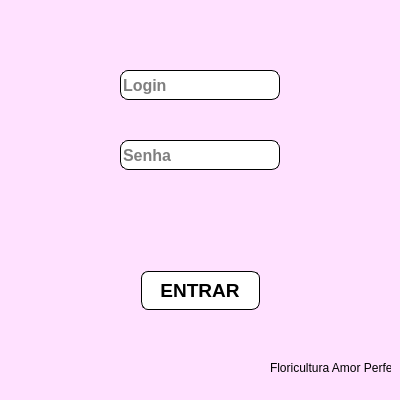
<?xml version="1.0" encoding="UTF-8"?>
<ui version="4.0">
 <class>Login</class>
 <widget class="QMainWindow" name="Login">
  <property name="geometry">
   <rect>
    <x>0</x>
    <y>0</y>
    <width>400</width>
    <height>400</height>
   </rect>
  </property>
  <property name="windowTitle">
   <string>MainWindow</string>
  </property>
  <property name="styleSheet">
   <string notr="true">background-color: rgb(255, 225, 255);</string>
  </property>
  <widget class="QWidget" name="centralwidget">
   <widget class="QPushButton" name="btnEntrar">
    <property name="geometry">
     <rect>
      <x>140</x>
      <y>270</y>
      <width>120</width>
      <height>40</height>
     </rect>
    </property>
    <property name="font">
     <font>
      <family>Arial</family>
      <pointsize>14</pointsize>
      <weight>75</weight>
      <bold>true</bold>
     </font>
    </property>
    <property name="cursor">
     <cursorShape>PointingHandCursor</cursorShape>
    </property>
    <property name="styleSheet">
     <string notr="true">background-color: rgb(255, 255, 255);
border-radius: 8px;
border-style: groove;
border-width: 2px;
font-color: rgb(255, 255, 255);</string>
    </property>
    <property name="text">
     <string>ENTRAR</string>
    </property>
    <property name="icon">
     <iconset>
      <normaloff>entrar.png</normaloff>entrar.png</iconset>
    </property>
    <property name="iconSize">
     <size>
      <width>24</width>
      <height>24</height>
     </size>
    </property>
   </widget>
   <widget class="QLineEdit" name="txtSenha">
    <property name="geometry">
     <rect>
      <x>120</x>
      <y>140</y>
      <width>160</width>
      <height>30</height>
     </rect>
    </property>
    <property name="font">
     <font>
      <family>Arial</family>
      <pointsize>12</pointsize>
      <weight>75</weight>
      <bold>true</bold>
     </font>
    </property>
    <property name="focusPolicy">
     <enum>Qt::StrongFocus</enum>
    </property>
    <property name="toolTip">
     <string>&lt;html&gt;&lt;head/&gt;&lt;body&gt;&lt;p&gt;&lt;span style=&quot; font-size:12pt;&quot;&gt;Senha&lt;/span&gt;&lt;/p&gt;&lt;/body&gt;&lt;/html&gt;</string>
    </property>
    <property name="styleSheet">
     <string notr="true">background-color: rgb(255, 255, 255);
border-radius: 8px;
border-style: outset;
border-width: 1px</string>
    </property>
    <property name="echoMode">
     <enum>QLineEdit::Password</enum>
    </property>
    <property name="placeholderText">
     <string>Senha</string>
    </property>
   </widget>
   <widget class="QLineEdit" name="txtUsuario">
    <property name="geometry">
     <rect>
      <x>120</x>
      <y>70</y>
      <width>160</width>
      <height>30</height>
     </rect>
    </property>
    <property name="font">
     <font>
      <family>Arial</family>
      <pointsize>12</pointsize>
      <weight>75</weight>
      <bold>true</bold>
     </font>
    </property>
    <property name="focusPolicy">
     <enum>Qt::StrongFocus</enum>
    </property>
    <property name="toolTip">
     <string>&lt;html&gt;&lt;head/&gt;&lt;body&gt;&lt;p&gt;&lt;span style=&quot; font-size:12pt;&quot;&gt;Login&lt;/span&gt;&lt;/p&gt;&lt;/body&gt;&lt;/html&gt;</string>
    </property>
    <property name="statusTip">
     <string/>
    </property>
    <property name="whatsThis">
     <string/>
    </property>
    <property name="accessibleName">
     <string/>
    </property>
    <property name="styleSheet">
     <string notr="true">background-color: rgb(255, 255, 255);
border-radius: 8px;
border-style: outset;
border-width: 1px</string>
    </property>
    <property name="inputMask">
     <string/>
    </property>
    <property name="text">
     <string/>
    </property>
    <property name="placeholderText">
     <string>Login</string>
    </property>
   </widget>
   <widget class="QLabel" name="lblLogin">
    <property name="geometry">
     <rect>
      <x>55</x>
      <y>70</y>
      <width>60</width>
      <height>30</height>
     </rect>
    </property>
    <property name="font">
     <font>
      <family>Arial</family>
      <pointsize>14</pointsize>
      <weight>75</weight>
      <bold>true</bold>
     </font>
    </property>
    <property name="text">
     <string/>
    </property>
    <property name="pixmap">
     <pixmap>login.png</pixmap>
    </property>
   </widget>
   <widget class="QLabel" name="label_2">
    <property name="geometry">
     <rect>
      <x>55</x>
      <y>140</y>
      <width>60</width>
      <height>30</height>
     </rect>
    </property>
    <property name="font">
     <font>
      <family>Arial</family>
      <pointsize>14</pointsize>
      <weight>75</weight>
      <bold>true</bold>
     </font>
    </property>
    <property name="text">
     <string/>
    </property>
    <property name="pixmap">
     <pixmap>senha.png</pixmap>
    </property>
   </widget>
   <widget class="QLabel" name="label">
    <property name="geometry">
     <rect>
      <x>270</x>
      <y>360</y>
      <width>121</width>
      <height>16</height>
     </rect>
    </property>
    <property name="text">
     <string>Floricultura Amor Perfeito</string>
    </property>
   </widget>
   <widget class="QLabel" name="lblResultado">
    <property name="geometry">
     <rect>
      <x>76</x>
      <y>220</y>
      <width>271</width>
      <height>25</height>
     </rect>
    </property>
    <property name="font">
     <font>
      <pointsize>12</pointsize>
      <weight>75</weight>
      <bold>true</bold>
     </font>
    </property>
    <property name="styleSheet">
     <string notr="true">color: red</string>
    </property>
    <property name="text">
     <string/>
    </property>
   </widget>
  </widget>
  <widget class="QMenuBar" name="menubar">
   <property name="geometry">
    <rect>
     <x>0</x>
     <y>0</y>
     <width>400</width>
     <height>21</height>
    </rect>
   </property>
  </widget>
 </widget>
 <resources/>
 <connections/>
</ui>
